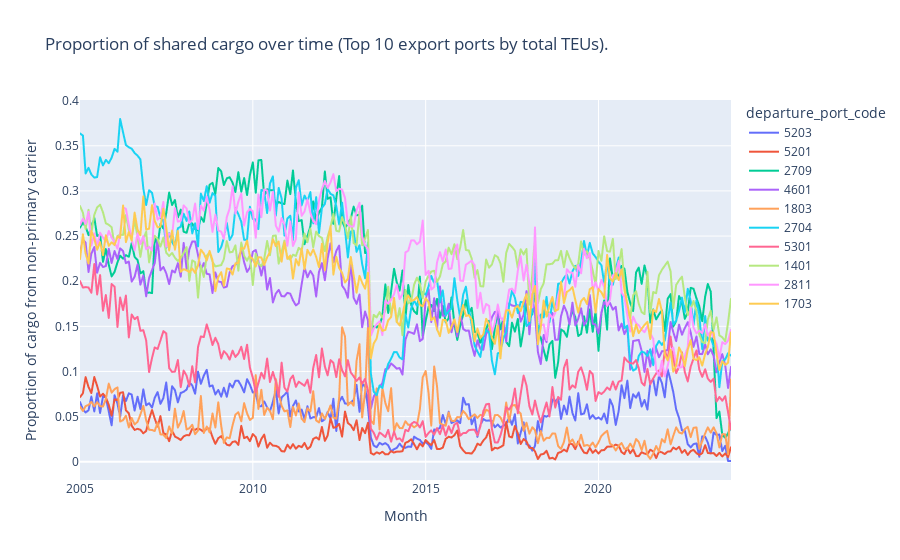

The notebook cell this image was saved under:
### Code cell
sharing_over_time_plotly(
    data_lf=exports_lf,
    group_var='departure_port_code',
    include_missing_voyages=False,
    title='Proportion of shared cargo over time (Top 10 export ports by total TEUs).')

### Figure 1 — Plotly figure (JSON) as saved in the notebook; plotly's stock layout.template omitted (floating-point values rounded to 4 significant figures; data arrays with more than 128 entries replaced by an {"elided": "..."} marker saying what was removed)
{"data": [{"hovertemplate": "departure_port_code=5203<br>Month=%{x}<br>Proportion of cargo from non-primary carrier=%{y}<extra></extra>", "legendgroup": "5203", "line": {"color": "#636efa", "dash": "solid"}, "marker": {"symbol": "circle"}, "mode": "lines", "name": "5203", "showlegend": true, "type": "scattergl", "x": {"elided": "227 str values"}, "xaxis": "x", "y": {"elided": "227 float values"}, "yaxis": "y"}, {"hovertemplate": "departure_port_code=5201<br>Month=%{x}<br>Proportion of cargo from non-primary carrier=%{y}<extra></extra>", "legendgroup": "5201", "line": {"color": "#EF553B", "dash": "solid"}, "marker": {"symbol": "circle"}, "mode": "lines", "name": "5201", "showlegend": true, "type": "scattergl", "x": {"elided": "227 str values"}, "xaxis": "x", "y": {"elided": "227 float values"}, "yaxis": "y"}, {"hovertemplate": "departure_port_code=2709<br>Month=%{x}<br>Proportion of cargo from non-primary carrier=%{y}<extra></extra>", "legendgroup": "2709", "line": {"color": "#00cc96", "dash": "solid"}, "marker": {"symbol": "circle"}, "mode": "lines", "name": "2709", "showlegend": true, "type": "scattergl", "x": {"elided": "227 str values"}, "xaxis": "x", "y": {"elided": "227 float values"}, "yaxis": "y"}, {"hovertemplate": "departure_port_code=4601<br>Month=%{x}<br>Proportion of cargo from non-primary carrier=%{y}<extra></extra>", "legendgroup": "4601", "line": {"color": "#ab63fa", "dash": "solid"}, "marker": {"symbol": "circle"}, "mode": "lines", "name": "4601", "showlegend": true, "type": "scattergl", "x": {"elided": "227 str values"}, "xaxis": "x", "y": {"elided": "227 float values"}, "yaxis": "y"}, {"hovertemplate": "departure_port_code=1803<br>Month=%{x}<br>Proportion of cargo from non-primary carrier=%{y}<extra></extra>", "legendgroup": "1803", "line": {"color": "#FFA15A", "dash": "solid"}, "marker": {"symbol": "circle"}, "mode": "lines", "name": "1803", "showlegend": true, "type": "scattergl", "x": {"elided": "227 str values"}, "xaxis": "x", "y": {"elided": "227 float values"}, "yaxis": "y"}, {"hovertemplate": "departure_port_code=2704<br>Month=%{x}<br>Proportion of cargo from non-primary carrier=%{y}<extra></extra>", "legendgroup": "2704", "line": {"color": "#19d3f3", "dash": "solid"}, "marker": {"symbol": "circle"}, "mode": "lines", "name": "2704", "showlegend": true, "type": "scattergl", "x": {"elided": "227 str values"}, "xaxis": "x", "y": {"elided": "227 float values"}, "yaxis": "y"}, {"hovertemplate": "departure_port_code=5301<br>Month=%{x}<br>Proportion of cargo from non-primary carrier=%{y}<extra></extra>", "legendgroup": "5301", "line": {"color": "#FF6692", "dash": "solid"}, "marker": {"symbol": "circle"}, "mode": "lines", "name": "5301", "showlegend": true, "type": "scattergl", "x": {"elided": "227 str values"}, "xaxis": "x", "y": {"elided": "227 float values"}, "yaxis": "y"}, {"hovertemplate": "departure_port_code=1401<br>Month=%{x}<br>Proportion of cargo from non-primary carrier=%{y}<extra></extra>", "legendgroup": "1401", "line": {"color": "#B6E880", "dash": "solid"}, "marker": {"symbol": "circle"}, "mode": "lines", "name": "1401", "showlegend": true, "type": "scattergl", "x": {"elided": "227 str values"}, "xaxis": "x", "y": {"elided": "227 float values"}, "yaxis": "y"}, {"hovertemplate": "departure_port_code=2811<br>Month=%{x}<br>Proportion of cargo from non-primary carrier=%{y}<extra></extra>", "legendgroup": "2811", "line": {"color": "#FF97FF", "dash": "solid"}, "marker": {"symbol": "circle"}, "mode": "lines", "name": "2811", "showlegend": true, "type": "scattergl", "x": {"elided": "227 str values"}, "xaxis": "x", "y": {"elided": "227 float values"}, "yaxis": "y"}, {"hovertemplate": "departure_port_code=1703<br>Month=%{x}<br>Proportion of cargo from non-primary carrier=%{y}<extra></extra>", "legendgroup": "1703", "line": {"color": "#FECB52", "dash": "solid"}, "marker": {"symbol": "circle"}, "mode": "lines", "name": "1703", "showlegend": true, "type": "scattergl", "x": {"elided": "227 str values"}, "xaxis": "x", "y": {"elided": "227 float values"}, "yaxis": "y"}], "layout": {"legend": {"title": {"text": "departure_port_code"}, "tracegroupgap": 0}, "title": {"text": "Proportion of shared cargo over time (Top 10 export ports by total TEUs)."}, "xaxis": {"anchor": "y", "domain": [0, 1], "title": {"text": "Month"}}, "yaxis": {"anchor": "x", "domain": [0, 1], "title": {"text": "Proportion of cargo from non-primary carrier"}}}}
